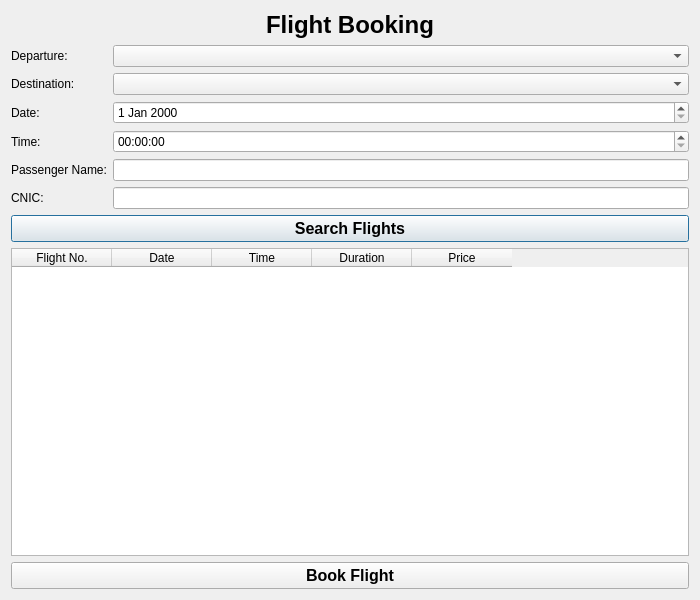
<?xml version="1.0" encoding="UTF-8"?>
<ui version="4.0">
 <class>BookingDialog</class>
 <widget class="QDialog" name="BookingDialog">
  <property name="geometry">
   <rect>
    <x>0</x>
    <y>0</y>
    <width>700</width>
    <height>600</height>
   </rect>
  </property>
  <property name="windowTitle">
   <string>Flight Booking</string>
  </property>
  <layout class="QVBoxLayout" name="verticalLayout">
   <item>
    <widget class="QLabel" name="titleLabel">
     <property name="font">
      <font>
       <pointsize>18</pointsize>
       <bold>true</bold>
      </font>
     </property>
     <property name="text">
      <string>Flight Booking</string>
     </property>
     <property name="alignment">
      <set>Qt::AlignmentFlag::AlignCenter</set>
     </property>
    </widget>
   </item>
   <item>
    <layout class="QFormLayout" name="formLayout">
     <item row="0" column="0">
      <widget class="QLabel" name="departureLabel">
       <property name="text">
        <string>Departure:</string>
       </property>
      </widget>
     </item>
     <item row="0" column="1">
      <widget class="QComboBox" name="departureComboBox"/>
     </item>
     <item row="1" column="0">
      <widget class="QLabel" name="destinationLabel">
       <property name="text">
        <string>Destination:</string>
       </property>
      </widget>
     </item>
     <item row="1" column="1">
      <widget class="QComboBox" name="destinationComboBox"/>
     </item>
     <item row="2" column="0">
      <widget class="QLabel" name="dateLabel">
       <property name="text">
        <string>Date:</string>
       </property>
      </widget>
     </item>
     <item row="2" column="1">
      <widget class="QDateEdit" name="dateEdit"/>
     </item>
     <item row="3" column="0">
      <widget class="QLabel" name="timeLabel">
       <property name="text">
        <string>Time:</string>
       </property>
      </widget>
     </item>
     <item row="3" column="1">
      <widget class="QTimeEdit" name="timeEdit"/>
     </item>
     <item row="4" column="0">
      <widget class="QLabel" name="nameLabel">
       <property name="text">
        <string>Passenger Name:</string>
       </property>
      </widget>
     </item>
     <item row="4" column="1">
      <widget class="QLineEdit" name="nameEdit"/>
     </item>
     <item row="5" column="0">
      <widget class="QLabel" name="cnicLabel">
       <property name="text">
        <string>CNIC:</string>
       </property>
      </widget>
     </item>
     <item row="5" column="1">
      <widget class="QLineEdit" name="cnicEdit">
       <property name="text">
        <string/>
       </property>
      </widget>
     </item>
    </layout>
   </item>
   <item>
    <widget class="QPushButton" name="searchButton">
     <property name="font">
      <font>
       <pointsize>12</pointsize>
       <bold>true</bold>
      </font>
     </property>
     <property name="text">
      <string>Search Flights</string>
     </property>
    </widget>
   </item>
   <item>
    <widget class="QTableWidget" name="flightsTable">
     <property name="selectionBehavior">
      <enum>QAbstractItemView::SelectionBehavior::SelectRows</enum>
     </property>
     <column>
      <property name="text">
       <string>Flight No.</string>
      </property>
     </column>
     <column>
      <property name="text">
       <string>Date</string>
      </property>
     </column>
     <column>
      <property name="text">
       <string>Time</string>
      </property>
     </column>
     <column>
      <property name="text">
       <string>Duration</string>
      </property>
     </column>
     <column>
      <property name="text">
       <string>Price</string>
      </property>
     </column>
    </widget>
   </item>
   <item>
    <widget class="QPushButton" name="bookButton">
     <property name="font">
      <font>
       <pointsize>12</pointsize>
       <bold>true</bold>
      </font>
     </property>
     <property name="text">
      <string>Book Flight</string>
     </property>
    </widget>
   </item>
  </layout>
 </widget>
 <resources/>
 <connections/>
</ui>
